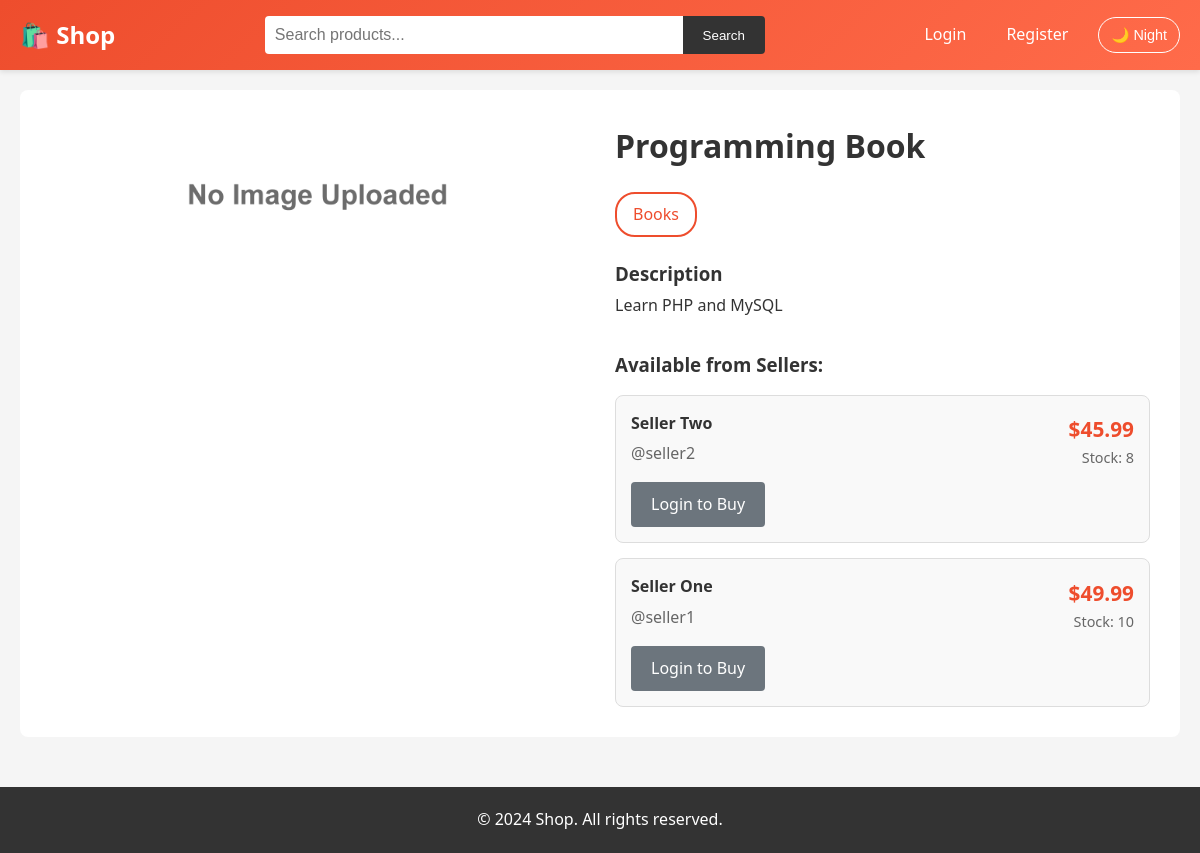
Page /product.php?id=5 on the earlier database version.
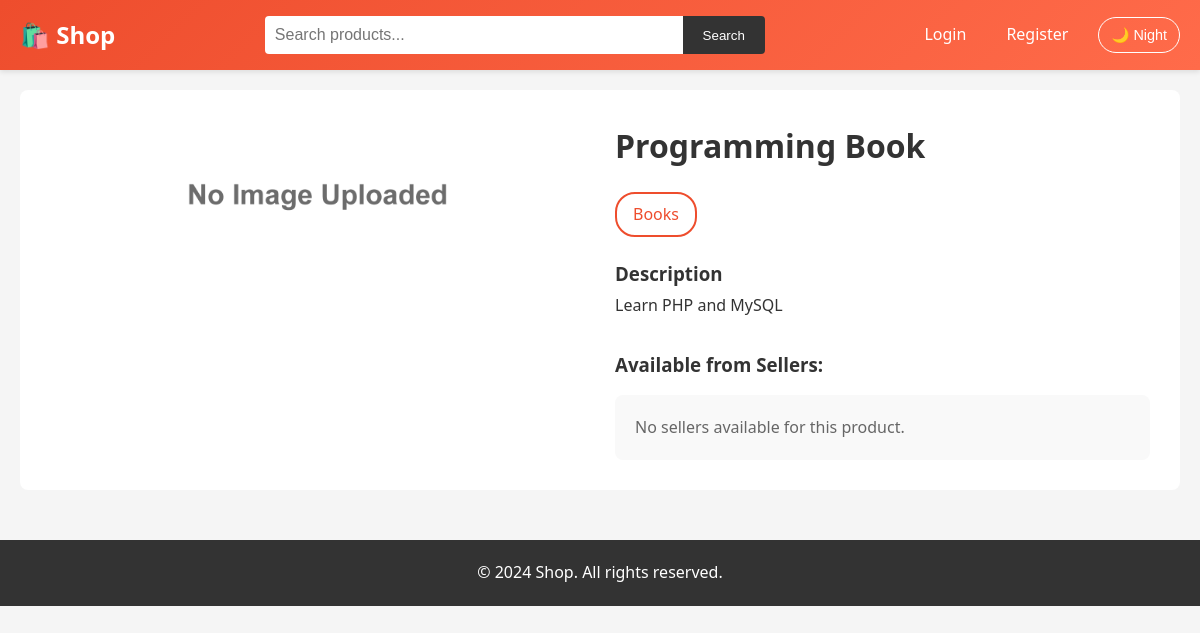
Same page on the later database version.
### tables this page shows
CREATE TABLE IF NOT EXISTS categories (
    id INT AUTO_INCREMENT PRIMARY KEY,
    name VARCHAR(100) NOT NULL,
    description TEXT,
    created_at TIMESTAMP DEFAULT CURRENT_TIMESTAMP
);

CREATE TABLE IF NOT EXISTS product_sellers (
    product_id INT NOT NULL,
    seller_id INT NOT NULL,
    seller_price DECIMAL(10, 2),
    seller_stock INT DEFAULT 0,
    PRIMARY KEY (product_id, seller_id),
    FOREIGN KEY (product_id) REFERENCES products(id) ON DELETE CASCADE,
    FOREIGN KEY (seller_id) REFERENCES users(id) ON DELETE CASCADE
);

CREATE TABLE IF NOT EXISTS users (
    id INT AUTO_INCREMENT PRIMARY KEY,
    username VARCHAR(50) UNIQUE NOT NULL,
    email VARCHAR(100) UNIQUE NOT NULL,
    password VARCHAR(255) NOT NULL,
    full_name VARCHAR(100) NOT NULL,
    phone VARCHAR(20),
    address TEXT,
    role ENUM('customer', 'seller', 'admin') DEFAULT 'customer',
    created_at TIMESTAMP DEFAULT CURRENT_TIMESTAMP
);

### includes/functions.php (called while the page is built, shortened)
<?php
function isLoggedIn() {
    return isset($_SESSION['user_id']);
}
function formatPrice($price) {
    return '$' . number_format($price, 2);
}
function getProductSellers($product_id) {
    $conn = getDB();
    $stmt = $conn->prepare("SELECT ps.*, u.username, u.full_name
                            FROM product_sellers ps
                            INNER JOIN users u ON ps.seller_id = u.id
                            WHERE ps.product_id = ?
                            ORDER BY ps.seller_price ASC");
    $stmt->bind_param("i", $product_id);
    $stmt->execute();
    return $stmt->get_result();
}
?>

### product.php (the view, shortened to what the changed rows need)
<?php
require_once 'includes/functions.php';
$product_id = (int)$_GET['id'];
$conn = getDB();
$stmt = $conn->prepare("SELECT * FROM products WHERE id = ?");
$stmt->bind_param("i", $product_id);
$stmt->execute();
$product = $stmt->get_result()->fetch_assoc();
$product_sellers = getProductSellers($product_id);
$stmt = $conn->prepare("SELECT c.name FROM categories c
                        INNER JOIN product_categories pc ON c.id = pc.category_id
                        WHERE pc.product_id = ?");
$stmt->bind_param("i", $product_id);
$stmt->execute();
$product_categories = $stmt->get_result();
include 'includes/header.php';
?>
<div class="product-detail">
    <div class="product-detail-info">
        <h1><?php echo htmlspecialchars($product['name']); ?></h1>
        <div class="categories" style="margin: 15px 0;">
            <?php while ($cat = $product_categories->fetch_assoc()): ?>
                <span class="category-btn"><?php echo htmlspecialchars($cat['name']); ?></span>
            <?php endwhile; ?>
        </div>
        <div class="product-description">
            <h3>Description</h3>
            <p><?php echo nl2br(htmlspecialchars($product['description'])); ?></p>
        </div>
        <h3 style="margin-top: 30px; margin-bottom: 15px;">Available from Sellers:</h3>
        <?php if ($product_sellers->num_rows > 0): ?>
            <div style="display: grid; gap: 15px;">
                <?php while ($seller_info = $product_sellers->fetch_assoc()): ?>
                    <div style="background: #f9f9f9; padding: 15px; border-radius: 8px; border: 1px solid #ddd;">
                        <div style="display: flex; justify-content: space-between; align-items: center; flex-wrap: wrap; gap: 10px;">
                            <div>
                                <strong><?php echo htmlspecialchars($seller_info['full_name']); ?></strong>
                                <p style="margin: 5px 0; color: #666;">@<?php echo htmlspecialchars($seller_info['username']); ?></p>
                            </div>
                            <div style="text-align: right;">
                                <div style="font-size: 1.3rem; font-weight: bold; color: #ee4d2d;">
                                    <?php echo formatPrice($seller_info['seller_price'] ?? $product['price']); ?>
                                </div>
                                <div style="color: #666; font-size: 0.9rem;">
                                    Stock: <?php echo $seller_info['seller_stock'] ?? $seller_info['stock'] ?? 0; ?>
                                </div>
                            </div>
                        </div>
                        <?php if (isLoggedIn() && ($seller_info['seller_stock'] ?? 0) > 0): ?>
                            <form action="api/add_to_cart.php" method="POST" style="margin-top: 10px;">
                                <input type="hidden" name="product_id" value="<?php echo $product['id']; ?>">
                                <input type="hidden" name="seller_id" value="<?php echo $seller_info['seller_id']; ?>">
                                <div style="display: flex; gap: 10px; align-items: center;">
                                    <label>Quantity:</label>
                                    <input type="number" name="quantity" value="1"
                                           min="1" max="<?php echo $seller_info['seller_stock'] ?? 0; ?>"
                                           style="width: 80px; padding: 5px;">
                                    <button type="submit" class="btn btn-primary">Add to Cart</button>
                                </div>
                            </form>
                        <?php elseif (!isLoggedIn()): ?>
                            <a href="login.php" class="btn btn-secondary" style="margin-top: 10px;">Login to Buy</a>
                        <?php else: ?>
                            <p style="color: red; margin-top: 10px;">Out of Stock</p>
                        <?php endif; ?>
                    </div>
                <?php endwhile; ?>
            </div>
        <?php else: ?>
            <p style="color: #666; padding: 20px; background: #f9f9f9; border-radius: 8px;">
                No sellers available for this product.
            </p>
        <?php endif; ?>
    </div>
</div>
<?php include 'includes/footer.php'; ?>

Differences in the rows shown:
removed product_sellers: seller.full_name "Seller Two", seller.username "seller2", seller_price "$45.99", seller_stock "8"
removed product_sellers: seller.full_name "Seller One", seller.username "seller1", seller_price "$49.99", seller_stock "10"
Other differences:
text now shown: "No sellers available for this product."
